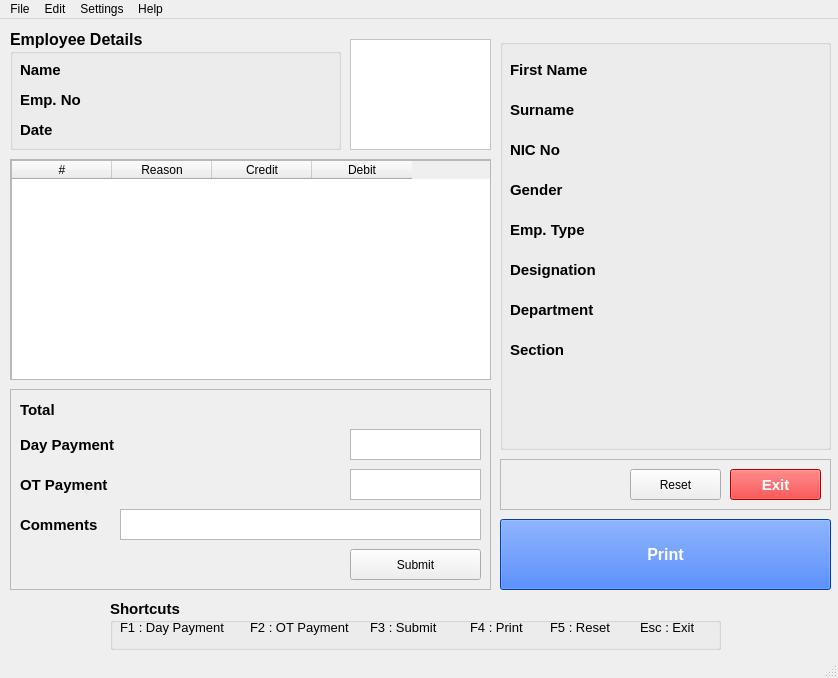
<?xml version="1.0" encoding="UTF-8"?>
<ui version="4.0">
 <class>MainWindow</class>
 <widget class="QMainWindow" name="MainWindow">
  <property name="geometry">
   <rect>
    <x>0</x>
    <y>0</y>
    <width>838</width>
    <height>678</height>
   </rect>
  </property>
  <property name="windowTitle">
   <string>MainWindow</string>
  </property>
  <widget class="QWidget" name="centralwidget">
   <widget class="QGroupBox" name="EmployeeData">
    <property name="geometry">
     <rect>
      <x>10</x>
      <y>10</y>
      <width>331</width>
      <height>121</height>
     </rect>
    </property>
    <property name="font">
     <font>
      <pointsize>12</pointsize>
      <weight>75</weight>
      <bold>true</bold>
     </font>
    </property>
    <property name="title">
     <string>Employee Details</string>
    </property>
    <widget class="QLabel" name="emp_name_label">
     <property name="geometry">
      <rect>
       <x>10</x>
       <y>30</y>
       <width>121</width>
       <height>21</height>
      </rect>
     </property>
     <property name="font">
      <font>
       <pointsize>11</pointsize>
       <weight>75</weight>
       <bold>true</bold>
      </font>
     </property>
     <property name="text">
      <string>Name</string>
     </property>
    </widget>
    <widget class="QLabel" name="emp_no_label">
     <property name="geometry">
      <rect>
       <x>10</x>
       <y>60</y>
       <width>111</width>
       <height>21</height>
      </rect>
     </property>
     <property name="font">
      <font>
       <pointsize>11</pointsize>
       <weight>75</weight>
       <bold>true</bold>
      </font>
     </property>
     <property name="text">
      <string>Emp. No</string>
     </property>
    </widget>
    <widget class="QLabel" name="date_label">
     <property name="geometry">
      <rect>
       <x>10</x>
       <y>91</y>
       <width>51</width>
       <height>20</height>
      </rect>
     </property>
     <property name="font">
      <font>
       <pointsize>11</pointsize>
       <weight>75</weight>
       <bold>true</bold>
      </font>
     </property>
     <property name="text">
      <string>Date</string>
     </property>
    </widget>
    <widget class="QLabel" name="emp_name">
     <property name="geometry">
      <rect>
       <x>90</x>
       <y>30</y>
       <width>221</width>
       <height>21</height>
      </rect>
     </property>
     <property name="font">
      <font>
       <pointsize>11</pointsize>
       <weight>50</weight>
       <bold>false</bold>
      </font>
     </property>
     <property name="text">
      <string/>
     </property>
     <property name="alignment">
      <set>Qt::AlignRight|Qt::AlignTrailing|Qt::AlignVCenter</set>
     </property>
    </widget>
    <widget class="QLabel" name="emp_no">
     <property name="geometry">
      <rect>
       <x>90</x>
       <y>60</y>
       <width>221</width>
       <height>21</height>
      </rect>
     </property>
     <property name="font">
      <font>
       <pointsize>11</pointsize>
       <weight>50</weight>
       <bold>false</bold>
      </font>
     </property>
     <property name="text">
      <string/>
     </property>
     <property name="alignment">
      <set>Qt::AlignRight|Qt::AlignTrailing|Qt::AlignVCenter</set>
     </property>
    </widget>
    <widget class="QLabel" name="date">
     <property name="geometry">
      <rect>
       <x>90</x>
       <y>90</y>
       <width>221</width>
       <height>21</height>
      </rect>
     </property>
     <property name="font">
      <font>
       <pointsize>11</pointsize>
       <weight>50</weight>
       <bold>false</bold>
      </font>
     </property>
     <property name="text">
      <string/>
     </property>
     <property name="alignment">
      <set>Qt::AlignRight|Qt::AlignTrailing|Qt::AlignVCenter</set>
     </property>
    </widget>
   </widget>
   <widget class="QScrollArea" name="scrollArea">
    <property name="geometry">
     <rect>
      <x>10</x>
      <y>140</y>
      <width>481</width>
      <height>221</height>
     </rect>
    </property>
    <property name="widgetResizable">
     <bool>true</bool>
    </property>
    <widget class="QWidget" name="scrollAreaWidgetContents">
     <property name="geometry">
      <rect>
       <x>0</x>
       <y>0</y>
       <width>477</width>
       <height>217</height>
      </rect>
     </property>
     <widget class="QTableWidget" name="data_table">
      <property name="geometry">
       <rect>
        <x>0</x>
        <y>0</y>
        <width>481</width>
        <height>221</height>
       </rect>
      </property>
      <column>
       <property name="text">
        <string>#</string>
       </property>
      </column>
      <column>
       <property name="text">
        <string>Reason</string>
       </property>
      </column>
      <column>
       <property name="text">
        <string>Credit</string>
       </property>
      </column>
      <column>
       <property name="text">
        <string>Debit</string>
       </property>
      </column>
     </widget>
    </widget>
   </widget>
   <widget class="QGroupBox" name="EmployeeData2">
    <property name="geometry">
     <rect>
      <x>500</x>
      <y>20</y>
      <width>331</width>
      <height>411</height>
     </rect>
    </property>
    <property name="title">
     <string/>
    </property>
    <widget class="QLabel" name="emp_calling_name_label">
     <property name="geometry">
      <rect>
       <x>10</x>
       <y>20</y>
       <width>121</width>
       <height>21</height>
      </rect>
     </property>
     <property name="font">
      <font>
       <pointsize>11</pointsize>
       <weight>75</weight>
       <bold>true</bold>
      </font>
     </property>
     <property name="text">
      <string>First Name</string>
     </property>
    </widget>
    <widget class="QLabel" name="emp_surname_label">
     <property name="geometry">
      <rect>
       <x>10</x>
       <y>60</y>
       <width>121</width>
       <height>21</height>
      </rect>
     </property>
     <property name="font">
      <font>
       <pointsize>11</pointsize>
       <weight>75</weight>
       <bold>true</bold>
      </font>
     </property>
     <property name="text">
      <string>Surname</string>
     </property>
    </widget>
    <widget class="QLabel" name="emp_nic_label">
     <property name="geometry">
      <rect>
       <x>10</x>
       <y>100</y>
       <width>121</width>
       <height>21</height>
      </rect>
     </property>
     <property name="font">
      <font>
       <pointsize>11</pointsize>
       <weight>75</weight>
       <bold>true</bold>
      </font>
     </property>
     <property name="text">
      <string>NIC No</string>
     </property>
    </widget>
    <widget class="QLabel" name="emp_gender_label">
     <property name="geometry">
      <rect>
       <x>10</x>
       <y>140</y>
       <width>121</width>
       <height>21</height>
      </rect>
     </property>
     <property name="font">
      <font>
       <pointsize>11</pointsize>
       <weight>75</weight>
       <bold>true</bold>
      </font>
     </property>
     <property name="text">
      <string>Gender</string>
     </property>
    </widget>
    <widget class="QLabel" name="emp_type_label">
     <property name="geometry">
      <rect>
       <x>10</x>
       <y>180</y>
       <width>161</width>
       <height>21</height>
      </rect>
     </property>
     <property name="font">
      <font>
       <pointsize>11</pointsize>
       <weight>75</weight>
       <bold>true</bold>
      </font>
     </property>
     <property name="text">
      <string>Emp. Type</string>
     </property>
    </widget>
    <widget class="QLabel" name="emp_designation_label">
     <property name="geometry">
      <rect>
       <x>10</x>
       <y>220</y>
       <width>161</width>
       <height>21</height>
      </rect>
     </property>
     <property name="font">
      <font>
       <pointsize>11</pointsize>
       <weight>75</weight>
       <bold>true</bold>
      </font>
     </property>
     <property name="text">
      <string>Designation</string>
     </property>
    </widget>
    <widget class="QLabel" name="emp_department_label">
     <property name="geometry">
      <rect>
       <x>10</x>
       <y>260</y>
       <width>161</width>
       <height>21</height>
      </rect>
     </property>
     <property name="font">
      <font>
       <pointsize>11</pointsize>
       <weight>75</weight>
       <bold>true</bold>
      </font>
     </property>
     <property name="text">
      <string>Department</string>
     </property>
    </widget>
    <widget class="QLabel" name="emp_section_label">
     <property name="geometry">
      <rect>
       <x>10</x>
       <y>300</y>
       <width>161</width>
       <height>21</height>
      </rect>
     </property>
     <property name="font">
      <font>
       <pointsize>11</pointsize>
       <weight>75</weight>
       <bold>true</bold>
      </font>
     </property>
     <property name="text">
      <string>Section</string>
     </property>
    </widget>
    <widget class="QLabel" name="emp_calling_name">
     <property name="geometry">
      <rect>
       <x>110</x>
       <y>20</y>
       <width>201</width>
       <height>21</height>
      </rect>
     </property>
     <property name="font">
      <font>
       <pointsize>11</pointsize>
       <weight>50</weight>
       <bold>false</bold>
      </font>
     </property>
     <property name="styleSheet">
      <string notr="true">text-align: right</string>
     </property>
     <property name="text">
      <string/>
     </property>
     <property name="alignment">
      <set>Qt::AlignRight|Qt::AlignTrailing|Qt::AlignVCenter</set>
     </property>
    </widget>
    <widget class="QLabel" name="emp_surname">
     <property name="geometry">
      <rect>
       <x>110</x>
       <y>60</y>
       <width>201</width>
       <height>21</height>
      </rect>
     </property>
     <property name="font">
      <font>
       <pointsize>11</pointsize>
       <weight>50</weight>
       <bold>false</bold>
      </font>
     </property>
     <property name="text">
      <string/>
     </property>
     <property name="alignment">
      <set>Qt::AlignRight|Qt::AlignTrailing|Qt::AlignVCenter</set>
     </property>
    </widget>
    <widget class="QLabel" name="emp_nic">
     <property name="geometry">
      <rect>
       <x>110</x>
       <y>100</y>
       <width>201</width>
       <height>20</height>
      </rect>
     </property>
     <property name="font">
      <font>
       <pointsize>11</pointsize>
       <weight>50</weight>
       <bold>false</bold>
      </font>
     </property>
     <property name="text">
      <string/>
     </property>
     <property name="alignment">
      <set>Qt::AlignRight|Qt::AlignTrailing|Qt::AlignVCenter</set>
     </property>
    </widget>
    <widget class="QLabel" name="emp_gender">
     <property name="geometry">
      <rect>
       <x>110</x>
       <y>140</y>
       <width>201</width>
       <height>20</height>
      </rect>
     </property>
     <property name="font">
      <font>
       <pointsize>11</pointsize>
       <weight>50</weight>
       <bold>false</bold>
      </font>
     </property>
     <property name="text">
      <string/>
     </property>
     <property name="alignment">
      <set>Qt::AlignRight|Qt::AlignTrailing|Qt::AlignVCenter</set>
     </property>
    </widget>
    <widget class="QLabel" name="emp_type">
     <property name="geometry">
      <rect>
       <x>110</x>
       <y>180</y>
       <width>201</width>
       <height>21</height>
      </rect>
     </property>
     <property name="font">
      <font>
       <pointsize>11</pointsize>
       <weight>50</weight>
       <bold>false</bold>
      </font>
     </property>
     <property name="text">
      <string/>
     </property>
     <property name="alignment">
      <set>Qt::AlignRight|Qt::AlignTrailing|Qt::AlignVCenter</set>
     </property>
    </widget>
    <widget class="QLabel" name="emp_designation">
     <property name="geometry">
      <rect>
       <x>110</x>
       <y>220</y>
       <width>201</width>
       <height>20</height>
      </rect>
     </property>
     <property name="font">
      <font>
       <pointsize>11</pointsize>
       <weight>50</weight>
       <bold>false</bold>
      </font>
     </property>
     <property name="text">
      <string/>
     </property>
     <property name="alignment">
      <set>Qt::AlignRight|Qt::AlignTrailing|Qt::AlignVCenter</set>
     </property>
    </widget>
    <widget class="QLabel" name="emp_department">
     <property name="geometry">
      <rect>
       <x>110</x>
       <y>260</y>
       <width>201</width>
       <height>20</height>
      </rect>
     </property>
     <property name="font">
      <font>
       <pointsize>11</pointsize>
       <weight>50</weight>
       <bold>false</bold>
      </font>
     </property>
     <property name="text">
      <string/>
     </property>
     <property name="alignment">
      <set>Qt::AlignRight|Qt::AlignTrailing|Qt::AlignVCenter</set>
     </property>
    </widget>
    <widget class="QLabel" name="emp_section">
     <property name="geometry">
      <rect>
       <x>110</x>
       <y>300</y>
       <width>201</width>
       <height>20</height>
      </rect>
     </property>
     <property name="font">
      <font>
       <pointsize>11</pointsize>
       <weight>50</weight>
       <bold>false</bold>
      </font>
     </property>
     <property name="text">
      <string/>
     </property>
     <property name="alignment">
      <set>Qt::AlignRight|Qt::AlignTrailing|Qt::AlignVCenter</set>
     </property>
    </widget>
   </widget>
   <widget class="QFrame" name="emp_pic_frame">
    <property name="geometry">
     <rect>
      <x>350</x>
      <y>20</y>
      <width>141</width>
      <height>111</height>
     </rect>
    </property>
    <property name="autoFillBackground">
     <bool>false</bool>
    </property>
    <property name="styleSheet">
     <string notr="true">background-color: rgb(255, 255, 255);</string>
    </property>
    <property name="frameShape">
     <enum>QFrame::StyledPanel</enum>
    </property>
    <property name="frameShadow">
     <enum>QFrame::Raised</enum>
    </property>
    <widget class="QLabel" name="emp_pic">
     <property name="geometry">
      <rect>
       <x>40</x>
       <y>10</y>
       <width>61</width>
       <height>81</height>
      </rect>
     </property>
     <property name="maximumSize">
      <size>
       <width>16777181</width>
       <height>16777215</height>
      </size>
     </property>
     <property name="text">
      <string/>
     </property>
     <property name="pixmap">
      <pixmap>user.png</pixmap>
     </property>
     <property name="scaledContents">
      <bool>true</bool>
     </property>
    </widget>
   </widget>
   <widget class="QFrame" name="PaymentData">
    <property name="geometry">
     <rect>
      <x>10</x>
      <y>370</y>
      <width>481</width>
      <height>201</height>
     </rect>
    </property>
    <property name="frameShape">
     <enum>QFrame::StyledPanel</enum>
    </property>
    <property name="frameShadow">
     <enum>QFrame::Raised</enum>
    </property>
    <widget class="QPushButton" name="submitBtn">
     <property name="geometry">
      <rect>
       <x>340</x>
       <y>160</y>
       <width>131</width>
       <height>31</height>
      </rect>
     </property>
     <property name="text">
      <string>Submit</string>
     </property>
    </widget>
    <widget class="QLabel" name="total_value_label">
     <property name="geometry">
      <rect>
       <x>10</x>
       <y>10</y>
       <width>111</width>
       <height>21</height>
      </rect>
     </property>
     <property name="font">
      <font>
       <pointsize>11</pointsize>
       <weight>75</weight>
       <bold>true</bold>
      </font>
     </property>
     <property name="text">
      <string>Total</string>
     </property>
    </widget>
    <widget class="QPlainTextEdit" name="ot_payment">
     <property name="geometry">
      <rect>
       <x>340</x>
       <y>80</y>
       <width>131</width>
       <height>31</height>
      </rect>
     </property>
     <property name="font">
      <font>
       <pointsize>12</pointsize>
      </font>
     </property>
     <property name="plainText">
      <string/>
     </property>
    </widget>
    <widget class="QPlainTextEdit" name="day_payment">
     <property name="geometry">
      <rect>
       <x>340</x>
       <y>40</y>
       <width>131</width>
       <height>31</height>
      </rect>
     </property>
     <property name="font">
      <font>
       <pointsize>12</pointsize>
      </font>
     </property>
     <property name="plainText">
      <string/>
     </property>
    </widget>
    <widget class="QLabel" name="day_payment_label">
     <property name="geometry">
      <rect>
       <x>10</x>
       <y>40</y>
       <width>111</width>
       <height>31</height>
      </rect>
     </property>
     <property name="font">
      <font>
       <pointsize>11</pointsize>
       <weight>75</weight>
       <bold>true</bold>
      </font>
     </property>
     <property name="text">
      <string>Day Payment</string>
     </property>
    </widget>
    <widget class="QLabel" name="ot_payment_label">
     <property name="geometry">
      <rect>
       <x>10</x>
       <y>80</y>
       <width>111</width>
       <height>31</height>
      </rect>
     </property>
     <property name="font">
      <font>
       <pointsize>11</pointsize>
       <weight>75</weight>
       <bold>true</bold>
      </font>
     </property>
     <property name="text">
      <string>OT Payment</string>
     </property>
    </widget>
    <widget class="QLabel" name="total_value">
     <property name="geometry">
      <rect>
       <x>340</x>
       <y>10</y>
       <width>131</width>
       <height>21</height>
      </rect>
     </property>
     <property name="font">
      <font>
       <pointsize>12</pointsize>
       <weight>50</weight>
       <bold>false</bold>
      </font>
     </property>
     <property name="text">
      <string/>
     </property>
    </widget>
    <widget class="QLabel" name="comments_label">
     <property name="geometry">
      <rect>
       <x>10</x>
       <y>120</y>
       <width>111</width>
       <height>31</height>
      </rect>
     </property>
     <property name="font">
      <font>
       <pointsize>11</pointsize>
       <weight>75</weight>
       <bold>true</bold>
      </font>
     </property>
     <property name="text">
      <string>Comments</string>
     </property>
    </widget>
    <widget class="QPlainTextEdit" name="comments">
     <property name="geometry">
      <rect>
       <x>110</x>
       <y>120</y>
       <width>361</width>
       <height>31</height>
      </rect>
     </property>
    </widget>
   </widget>
   <widget class="QFrame" name="ExtraButtons">
    <property name="geometry">
     <rect>
      <x>500</x>
      <y>440</y>
      <width>331</width>
      <height>51</height>
     </rect>
    </property>
    <property name="frameShape">
     <enum>QFrame::StyledPanel</enum>
    </property>
    <property name="frameShadow">
     <enum>QFrame::Raised</enum>
    </property>
    <widget class="QPushButton" name="exitBtn">
     <property name="geometry">
      <rect>
       <x>230</x>
       <y>10</y>
       <width>91</width>
       <height>31</height>
      </rect>
     </property>
     <property name="font">
      <font>
       <pointsize>11</pointsize>
       <weight>75</weight>
       <bold>true</bold>
      </font>
     </property>
     <property name="styleSheet">
      <string notr="true">background-color : rgb(255, 0, 0);
color: rgb(255, 255, 255);

</string>
     </property>
     <property name="text">
      <string>Exit</string>
     </property>
    </widget>
    <widget class="QPushButton" name="resetBtn">
     <property name="geometry">
      <rect>
       <x>130</x>
       <y>10</y>
       <width>91</width>
       <height>31</height>
      </rect>
     </property>
     <property name="text">
      <string>Reset</string>
     </property>
    </widget>
   </widget>
   <widget class="QGroupBox" name="shortcut_box">
    <property name="geometry">
     <rect>
      <x>110</x>
      <y>580</y>
      <width>611</width>
      <height>51</height>
     </rect>
    </property>
    <property name="font">
     <font>
      <pointsize>11</pointsize>
      <weight>75</weight>
      <bold>true</bold>
     </font>
    </property>
    <property name="title">
     <string>Shortcuts</string>
    </property>
    <widget class="QLabel" name="shortcut_1">
     <property name="geometry">
      <rect>
       <x>10</x>
       <y>20</y>
       <width>141</width>
       <height>16</height>
      </rect>
     </property>
     <property name="font">
      <font>
       <pointsize>10</pointsize>
       <weight>50</weight>
       <bold>false</bold>
      </font>
     </property>
     <property name="text">
      <string>F1 : Day Payment</string>
     </property>
    </widget>
    <widget class="QLabel" name="shortcut_2">
     <property name="geometry">
      <rect>
       <x>140</x>
       <y>20</y>
       <width>141</width>
       <height>16</height>
      </rect>
     </property>
     <property name="font">
      <font>
       <pointsize>10</pointsize>
       <weight>50</weight>
       <bold>false</bold>
      </font>
     </property>
     <property name="text">
      <string>F2 : OT Payment</string>
     </property>
    </widget>
    <widget class="QLabel" name="shortcut_3">
     <property name="geometry">
      <rect>
       <x>260</x>
       <y>20</y>
       <width>141</width>
       <height>16</height>
      </rect>
     </property>
     <property name="font">
      <font>
       <pointsize>10</pointsize>
       <weight>50</weight>
       <bold>false</bold>
      </font>
     </property>
     <property name="text">
      <string>F3 : Submit</string>
     </property>
    </widget>
    <widget class="QLabel" name="shortcut_4">
     <property name="geometry">
      <rect>
       <x>360</x>
       <y>20</y>
       <width>141</width>
       <height>16</height>
      </rect>
     </property>
     <property name="font">
      <font>
       <pointsize>10</pointsize>
       <weight>50</weight>
       <bold>false</bold>
      </font>
     </property>
     <property name="text">
      <string>F4 : Print</string>
     </property>
    </widget>
    <widget class="QLabel" name="shortcut_5">
     <property name="geometry">
      <rect>
       <x>440</x>
       <y>20</y>
       <width>141</width>
       <height>16</height>
      </rect>
     </property>
     <property name="font">
      <font>
       <pointsize>10</pointsize>
       <weight>50</weight>
       <bold>false</bold>
      </font>
     </property>
     <property name="text">
      <string>F5 : Reset</string>
     </property>
    </widget>
    <widget class="QLabel" name="shortcut_6">
     <property name="geometry">
      <rect>
       <x>530</x>
       <y>20</y>
       <width>141</width>
       <height>16</height>
      </rect>
     </property>
     <property name="font">
      <font>
       <pointsize>10</pointsize>
       <weight>50</weight>
       <bold>false</bold>
      </font>
     </property>
     <property name="text">
      <string>Esc : Exit</string>
     </property>
    </widget>
   </widget>
   <widget class="QPushButton" name="printBtn">
    <property name="geometry">
     <rect>
      <x>500</x>
      <y>500</y>
      <width>331</width>
      <height>71</height>
     </rect>
    </property>
    <property name="font">
     <font>
      <pointsize>12</pointsize>
      <weight>75</weight>
      <bold>true</bold>
     </font>
    </property>
    <property name="styleSheet">
     <string notr="true">background-color: rgb(0, 85, 255);
color: rgb(255, 255, 255);</string>
    </property>
    <property name="text">
     <string>Print</string>
    </property>
   </widget>
   <zorder>ExtraButtons</zorder>
   <zorder>PaymentData</zorder>
   <zorder>EmployeeData</zorder>
   <zorder>scrollArea</zorder>
   <zorder>EmployeeData2</zorder>
   <zorder>emp_pic_frame</zorder>
   <zorder>shortcut_box</zorder>
   <zorder>printBtn</zorder>
  </widget>
  <widget class="QMenuBar" name="menubar">
   <property name="geometry">
    <rect>
     <x>0</x>
     <y>0</y>
     <width>838</width>
     <height>20</height>
    </rect>
   </property>
   <widget class="QMenu" name="menuFile">
    <property name="title">
     <string>File</string>
    </property>
   </widget>
   <widget class="QMenu" name="menuEdit">
    <property name="title">
     <string>Edit</string>
    </property>
   </widget>
   <widget class="QMenu" name="menuSettings">
    <property name="title">
     <string>Settings</string>
    </property>
   </widget>
   <widget class="QMenu" name="menuHelp">
    <property name="title">
     <string>Help</string>
    </property>
   </widget>
   <addaction name="menuFile"/>
   <addaction name="menuEdit"/>
   <addaction name="menuSettings"/>
   <addaction name="menuHelp"/>
  </widget>
  <widget class="QStatusBar" name="statusbar"/>
 </widget>
 <resources/>
 <connections/>
</ui>
